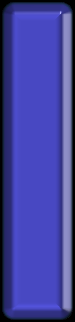
#> input picture datainfo/collect/single_pendulum/pendulum.png, 75 x 322 px
$ python -i angle_estimator.py   (imports and definitions only)
#> lines starting #> are read from the running program, lines starting #| are printed output that depends on the picture; after the words box and inside, x2 and y2 are one past the last pixel; in counts of white or black regions, pixels touching at a corner belong together
'''
This script provides utility functions estimating the angle of a single pendulum from image.
Step 1. Extract the pendulum from the image.
Step 2. Do a rectangle fitting of the pendulum.
Step 3. Estimate the angle of the pendulum.
Certain images will be rejected if the pendulum does not exist or has a wrong shape.
'''

import cv2
import os
import numpy as np


'''
Extract the pendulum from the image.
Args:
    img: single pendulum image in BGR format
Returns:
    seg: segmentation of the pendulum
'''
def seg_from_img(img):
    # pixel thresholds (in HSV)
    v_min = (60, 0, 0)
    v_max = (255, 255, 255)
    # extract the pendulum
    img_hsv = cv2.cvtColor(img, cv2.COLOR_BGR2HSV)
    seg = cv2.inRange(img_hsv, v_min, v_max)

    return seg


'''
Fit pendulum in a rectangle.
Args:
    seg: segmentation of the pendulum
Returns:
    rej: (True/False) if the image is rejected
    rect: (Box2D structure) the fitted rectangle
'''
def fit_pendulum(seg):
    # find all contours
    contours, _ = cv2.findContours(seg, cv2.RETR_TREE, cv2.CHAIN_APPROX_SIMPLE)
    # reject if no contours found
    if len(contours) == 0:
        return True, None
    # find the contour with the maximum area
    cnt = max(contours, key=cv2.contourArea)
    area = cv2.contourArea(cnt)
    # reject if the contour is too small
    if area < 400:
        return True, None
    # rectangle fitting
    rect = cv2.minAreaRect(cnt)
    _, (width, height), _ = rect
    # reject if the rectangle is too close to a square
    if abs(height-width) < 35:
        return True, None
    # reject if the rectangle does not properly fit the contour
    if height*width > 1.5 * area:
        return True, None

    return False, rect


'''
Estimate the angle of pendulum from its fitted rectangle.
Args:
    rect: (Box2D structure) the fitted rectangle
Returns:
    angle: the estimated angle in radians in range (0, 2*pi)
    box: box points of the rectangle
    arrow: the arrow pointing along the angle
'''
def estimate_angle(rect):
    # box points
    box = cv2.boxPoints(rect)
    # center, width and height
    (cx, cy), (width, height), _ = rect
    # specify the direction vector of the pendulum
    if width < height:
        v_d = box[0] - box[1]
    else:
        v_d = box[0] - box[3]
    # reference vector
    v_ref = np.array([cx-64, cy-64])
    # choose the one from v_d and -v_d whose angle with v_ref
    # is less than pi
    if np.dot(v_d, v_ref) < 0:
        v_d = -v_d
    # counterclockwise angle from (0,-1) to v_d
    angle = np.arctan2(-v_d[1], v_d[0]) + np.pi/2
    if angle < 0:
        angle += 2*np.pi
    arrow = ((int(cx), int(cy)), (int(cx+0.7*v_d[0]), int(cy+0.7*v_d[1])))
    return angle, box, arrow


'''
Obtain the angle of single pendulum from image
Args:
    img: single pendulum image in BGR format
Returns:
    rej: (True/False) if the image is rejected
    angle: the estimated angle in radians in range (0, 2*pi)
    img_marked: image marked with the fitted rectangle,
    the direction vector and the estimated angle (BGR format)
'''
def obtain_angle(img):
    img_marked = img.copy()
    seg = seg_from_img(img)
    rej, rect = fit_pendulum(seg)

    if not rej:
        angle, box, arrow = estimate_angle(rect)
        # mark the fitted rectangle
        cv2.drawContours(img_marked, [np.int0(box)], 0, (0,0,255), 2)
        # mark the direction vector
        cv2.arrowedLine(img_marked, arrow[0], arrow[1], (0, 0, 255), 1, tipLength=0.25)
        # mark the estimated angle in degrees
        cv2.putText(img_marked, str(round(angle*180/np.pi)), (10, 20), cv2.FONT_HERSHEY_SIMPLEX, 0.5, (0, 0, 0), 1)
    else:
        # mark the rejection
        cv2.putText(img_marked, 'Reject', (10, 20), cv2.FONT_HERSHEY_SIMPLEX, 0.5, (0, 0, 0), 1)
        angle = np.nan

    return rej, angle, img_marked

>>> import cv2
>>> picture = cv2.imread('../../datainfo/collect/single_pendulum/pendulum.png')
#> picture is the input picture: shape (322, 75, 3); mean B, G, R 157.7, 66.4, 65.5
>>> result = obtain_angle(picture)
#> in seg_from_img, `img_hsv = cv2.cvtColor(img, cv2.COLOR_BGR2HSV)`: img_hsv: shape (322, 75, 3); mean H, S, V 110.9, 139, 157.7
#> in seg_from_img, `seg = cv2.inRange(img_hsv, v_min, v_max)`:
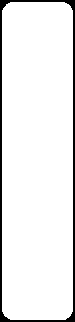
#> seg: shape (322, 75); 93% white; 1 black region
#> in fit_pendulum, `contours, _ = cv2.findContours(seg, cv2.RETR_TREE, cv2.CHAIN_APPROX_SI..`: contours = 1 contour; box (x1, y1, x2, y2) and area: (2, 2, 73, 320) 22092
#> in fit_pendulum, `cnt = max(contours, key=cv2.contourArea)`: cnt = contour of 37 points, box (x1, y1, x2, y2) (2, 2, 73, 320), area 22092
#> in fit_pendulum, `area = cv2.contourArea(cnt)`: area = 22092
#> in fit_pendulum, `rect = cv2.minAreaRect(cnt)`: rect = ((37, 160.5), (317, 70), -90)
#> in fit_pendulum, `_, (width, height), _ = rect`: width = 317; height = 70
#> in obtain_angle, `rej, rect = fit_pendulum(seg)`: rej = False; rect = ((37, 160.5), (317, 70), -90)
#> in estimate_angle, `box = cv2.boxPoints(rect)`: box = [[72, 319], [2, 319], [2, 2], [72, 2]]
#> in estimate_angle, `(cx, cy), (width, height), _ = rect`: cx = 37; cy = 160.5; width = 317; height = 70
#> in estimate_angle, `v_d = box[0] - box[3]`: v_d = [0, 317]
#> in estimate_angle, `v_ref = np.array([cx-64, cy-64])`: v_ref = [-27, 96.5]
#> in estimate_angle, `angle = np.arctan2(-v_d[1], v_d[0]) + np.pi/2`: angle = -4.37e-08
#> in estimate_angle, `angle += 2*np.pi`: angle = 6.28
#> in estimate_angle, `arrow = ((int(cx), int(cy)), (int(cx+0.7*v_d[0]), int(cy+0.7*v_d[1])))`: arrow = ((36, 160), (36, 382))
#> in obtain_angle, `angle, box, arrow = estimate_angle(rect)`: angle = 6.28; box = [[72, 319], [2, 319], [2, 2], [72, 2]]; arrow = ((36, 160), (36, 382))
#> in obtain_angle, `cv2.arrowedLine(img_marked, arrow[0], arrow[1], (0, 0, 255), 1, tipLen..`:
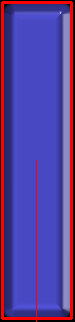
#> img_marked: shape (322, 75, 3); mean B, G, R 150.5, 61.9, 87.9
#> in obtain_angle, `cv2.putText(img_marked, str(round(angle*180/np.pi)), (10, 20), cv2.FON..`:
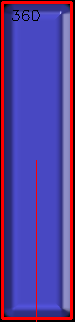
#> img_marked: shape (322, 75, 3); 0.34% of pixels changed, all inside (x1, y1, x2, y2) = (12, 10, 40, 21)
